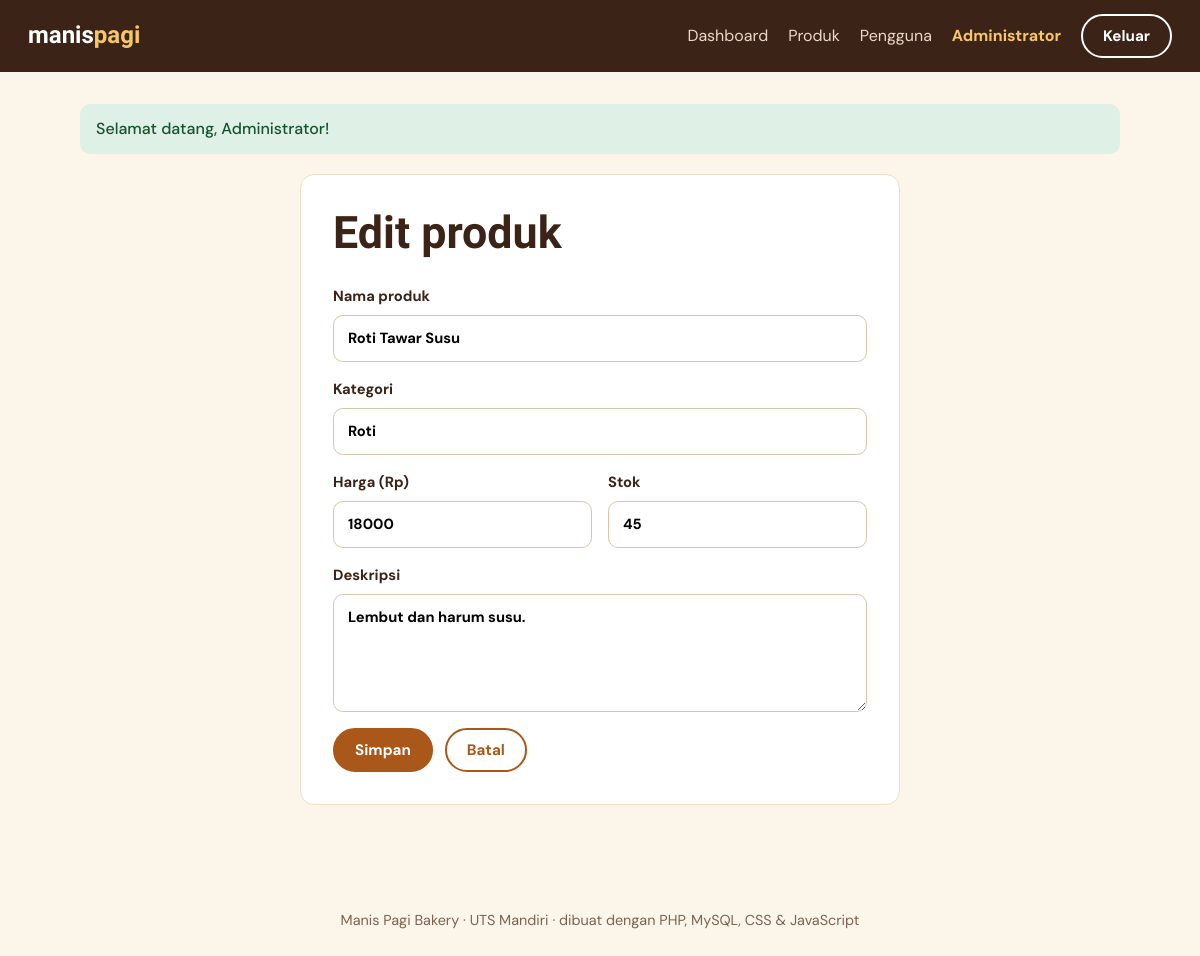
/index.php?r=product/edit&id=2 (signed in), run on the app's committed database.
### tables this page shows
CREATE TABLE IF NOT EXISTS produk (
  id INT AUTO_INCREMENT PRIMARY KEY,
  nama VARCHAR(120) NOT NULL,
  kategori VARCHAR(60) NOT NULL,
  harga INT NOT NULL DEFAULT 0,
  stok INT NOT NULL DEFAULT 0,
  deskripsi TEXT,
  created_at TIMESTAMP DEFAULT CURRENT_TIMESTAMP
);

### app/core/Controller.php (called while the page is built, shortened)
<?php
class Controller {
    protected function view(string $name, array $data = []): void {
        extract($data);
        require __DIR__ . "/../views/layouts/header.php";
        require __DIR__ . "/../views/$name.php";
        require __DIR__ . "/../views/layouts/footer.php";
    }
}

### app/controllers/ProductController.php (called while the page is built, shortened)
<?php
class ProductController extends Controller {
    public function edit() {
        $this->requireLogin(); $id = (int)($_GET['id'] ?? 0); $row = (new Product)->find($id); $error = null;
        $this->view('products/form', ['title'=>'Edit Produk','row'=>$row,'error'=>$error,'edit'=>true]);
    }
}

### public/index.php (called while the page is built, shortened)
<?php
function url(string $r = ''): string { return BASE . '/index.php?r=' . $r; }
function e($v): string { return htmlspecialchars((string)$v, ENT_QUOTES, 'UTF-8'); }
$r = $_GET['r'] ?? 'home/index';
[$c, $a] = array_pad(explode('/', $r), 2, 'index');
$obj = new $class;
$obj->$a();

### app/config/database.php (called while the page is built)
<?php
return [
    'host' => 'localhost',
    'db'   => 'bakery_db',
    'user' => 'root',
    'pass' => '',
];

### app/core/Database.php (called while the page is built)
<?php
class Database {
    private static ?PDO $pdo = null;
    public static function conn(): PDO {
        if (!self::$pdo) {
            $c = require __DIR__ . '/../config/database.php';
            self::$pdo = new PDO("mysql:host={$c['host']};dbname={$c['db']};charset=utf8mb4", $c['user'], $c['pass'], [
                PDO::ATTR_ERRMODE => PDO::ERRMODE_EXCEPTION,
                PDO::ATTR_DEFAULT_FETCH_MODE => PDO::FETCH_ASSOC,
            ]);
        }
        return self::$pdo;
    }
}

### app/models/Product.php (called while the page is built, shortened)
<?php
class Product {
    private PDO $db;
    public function __construct() { $this->db = Database::conn(); }
    public function find(int $id) { $s = $this->db->prepare("SELECT * FROM produk WHERE id=?"); $s->execute([$id]); return $s->fetch(); }
}

### app/views/products/form.php (the view, shortened to what this page needs)
<div class="auth wide">
  <h1><?= $edit ? 'Edit produk' : 'Tambah produk' ?></h1>
  <form method="post" class="form">
    <label>Nama produk<input name="nama" value="<?= e($row['nama']) ?>" required></label>
    <label>Kategori<input name="kategori" value="<?= e($row['kategori']) ?>" required></label>
    <div class="two">
      <label>Harga (Rp)<input type="number" min="0" name="harga" value="<?= e($row['harga']) ?>" required></label>
      <label>Stok<input type="number" min="0" name="stok" value="<?= e($row['stok']) ?>" required></label>
    </div>
    <label>Deskripsi<textarea name="deskripsi" rows="4"><?= e($row['deskripsi']) ?></textarea></label>
    <div class="row"><button class="btn">Simpan</button><a class="btn btn-line" href="<?= url('product/index') ?>">Batal</a></div>
  </form>
</div>

### public/css/style.css (style rules this page uses)
:root { --bg:#fbf5ea;--ink:#3b2417;--muted:#7a6352;--teal:#a9581a;--teal-d:#82410f;--sun:#f6c667;--card:#fff;--line:#ecdfca;--red:#b3392f;--r:14px }
* { box-sizing:border-box }
body { margin:0;background:var(--bg);color:var(--ink);font:16px/1.6 'DM Sans',system-ui,sans-serif }
h1,h2,h3,.brand { font-family:'Bricolage Grotesque',system-ui,sans-serif;line-height:1.15;margin:0 0 .6em }
h1 { font-size:clamp(1.9rem,4vw,2.8rem);font-weight:800 }
a { color:var(--teal) }
.btn { display:inline-block;background:var(--teal);color:#fff;border:2px solid var(--teal);padding:10px 20px;border-radius:999px;font:700 .95rem 'DM Sans',sans-serif;text-decoration:none;cursor:pointer;transition:background .15s }
.btn-line { background:transparent;color:var(--teal) }
.row { display:flex;gap:12px;flex-wrap:wrap;align-items:center }
.auth { max-width:420px;margin:20px auto;background:var(--card);border:1px solid var(--line);border-radius:var(--r);padding:32px }
.auth.wide { max-width:600px }
.form { display:grid;gap:16px }
.form label { display:grid;gap:6px;font-weight:700;font-size:.92rem }
.form input,.form select,.form textarea { width:100%;padding:11px 14px;border:1px solid #d9c7ad;border-radius:10px;font:inherit;background:#fff }
.two { display:grid;grid-template-columns:1fr 1fr;gap:16px }

### data on the page
produk: nama "Roti Tawar Susu", kategori "Roti", harga "18000", stok "45", deskripsi "Lembut dan harum susu."

### other printed values
$_SESSION['user']['nama'] "Administrator"
$m "Selamat datang, Administrator!"
